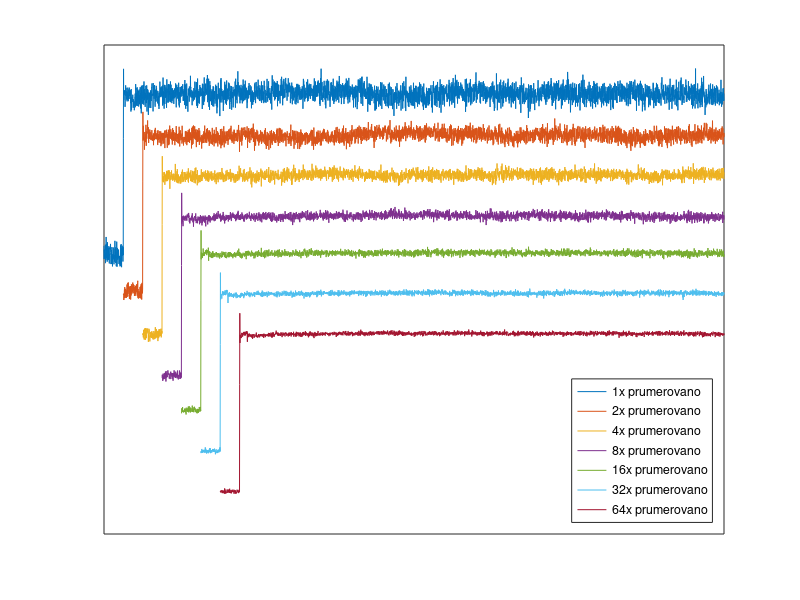
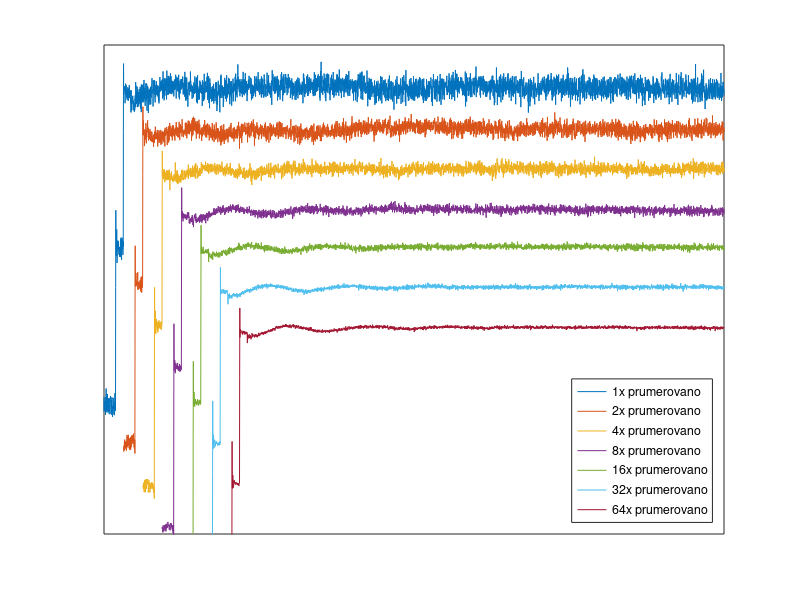
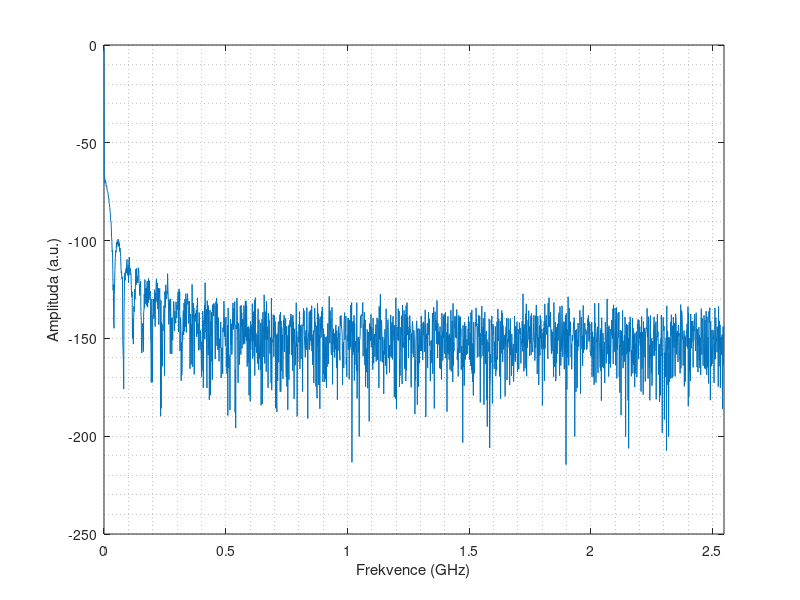
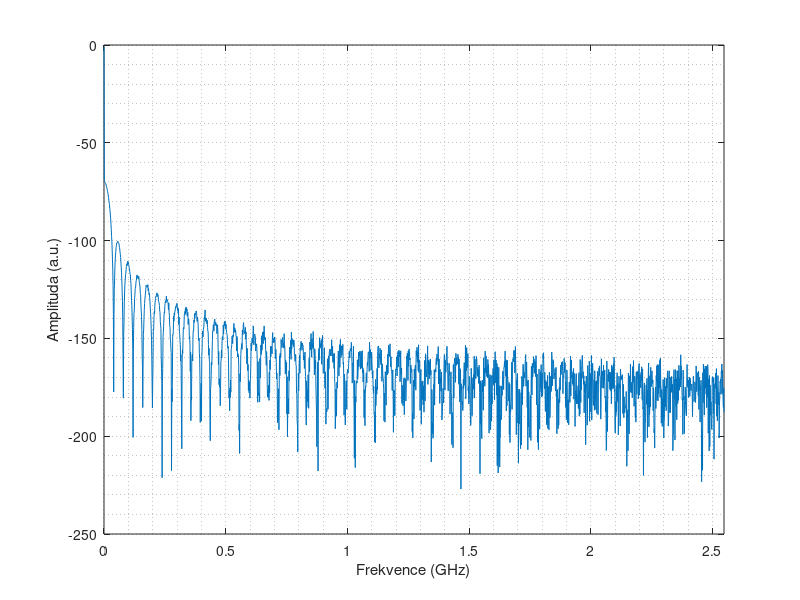

Recreate these plots in MATLAB, in order.
close all; clear all;
open_avg(1)=load('open_avg1.dat','decoded_data');
open_avg(2)=load('open_avg2.dat','decoded_data');
open_avg(3)=load('open_avg4.dat','decoded_data');
open_avg(4)=load('open_avg8.dat','decoded_data');
open_avg(5)=load('open_avg16.dat','decoded_data');
open_avg(6)=load('open_avg32.dat','decoded_data');
open_avg(7)=load('open_avg64.dat','decoded_data');

load_avg(1)=load('load_avg1.dat','decoded_data');
load_avg(2)=load('load_avg2.dat','decoded_data');
load_avg(3)=load('load_avg4.dat','decoded_data');
load_avg(4)=load('load_avg8.dat','decoded_data');
load_avg(5)=load('load_avg16.dat','decoded_data');
load_avg(6)=load('load_avg32.dat','decoded_data');
load_avg(7)=load('load_avg64.dat','decoded_data');

time=1E12*(46*128/(24*25000000))*(1/(1+24*50000/24))*(0:4095);

open_avg_bkp=open_avg;

for i=1:7
  open_avg(i).decoded_data=open_avg(i).decoded_data-load_avg(7).decoded_data;
endfor
  
figure(1);
plot(time,open_avg(1).decoded_data-0.25*1);
hold on;
plot(time(1+128*1:end),open_avg(2).decoded_data(1:end-128*1)-0.25*2);
plot(time(1+128*2:end),open_avg(3).decoded_data(1:end-128*2)-0.25*3);
plot(time(1+128*3:end),open_avg(4).decoded_data(1:end-128*3)-0.25*4);
plot(time(1+128*4:end),open_avg(5).decoded_data(1:end-128*4)-0.25*5);
plot(time(1+128*5:end),open_avg(6).decoded_data(1:end-128*5)-0.25*6);
plot(time(1+128*6:end),open_avg(7).decoded_data(1:end-128*6)-0.25*7);

xlim([time(1) time(end)]);
xticks([]);
yticks([]);
legend({"1x prumerovano","2x prumerovano","4x prumerovano","8x prumerovano","16x prumerovano","32x prumerovano","64x prumerovano"},"location","southeast");

saveas(gca, '/home/msboss/Documents/diplomova_prace/LaTeX/images/noise_cal_comparison.eps','epsc');

figure();
plot(time,open_avg_bkp(1).decoded_data-0.25*1);
hold on;
plot(time(1+128*1:end),open_avg_bkp(2).decoded_data(1:end-128*1)-0.25*2);
plot(time(1+128*2:end),open_avg_bkp(3).decoded_data(1:end-128*2)-0.25*3);
plot(time(1+128*3:end),open_avg_bkp(4).decoded_data(1:end-128*3)-0.25*4);
plot(time(1+128*4:end),open_avg_bkp(5).decoded_data(1:end-128*4)-0.25*5);
plot(time(1+128*5:end),open_avg_bkp(6).decoded_data(1:end-128*5)-0.25*6);
plot(time(1+128*6:end),open_avg_bkp(7).decoded_data(1:end-128*6)-0.25*7);

xlim([time(1) time(end)]);
xticks([]);
yticks([]);
ylim([-1.75 1.25]);
legend({"1x prumerovano","2x prumerovano","4x prumerovano","8x prumerovano","16x prumerovano","32x prumerovano","64x prumerovano"},"location","southeast");

saveas(gca, '/home/msboss/Documents/diplomova_prace/LaTeX/images/noise_raw_comparison.eps','epsc');

open_spectrum=[fft(open_avg(1).decoded_data);fft(open_avg(2).decoded_data);fft(open_avg(3).decoded_data);fft(open_avg(4).decoded_data);fft(open_avg(5).decoded_data);fft(open_avg(6).decoded_data);fft(open_avg(7).decoded_data)];
open_spectrum=20*log(abs(open_spectrum/4096));
open_spectrum=open_spectrum(:,1:2049);

Fs=1/((time(2)-time(1))*1E-12);
f=Fs*(0:2048)/4096/1E9;

figure();
plot(f, open_spectrum(1,:));
xlim([f(1) f(end)]);
hold on;
grid off;
grid minor on;
xlabel("Frekvence (GHz)");
ylabel("Amplituda (a.u.)");
saveas(gca, '/home/msboss/Documents/diplomova_prace/LaTeX/images/noise_cal_avg1.eps','epsc');

while(0)
    figure();
    plot(f, open_spectrum(2,:));
    xlim([f(1) f(end)]);
    hold on;
    grid off;
    grid minor on;
    xlabel("Frekvence (GHz)");
    ylabel("Amplituda (a.u.)");

    figure();
    plot(f, open_spectrum(3,:));
    xlim([f(1) f(end)]);
    hold on;
    grid off;
    grid minor on;
    xlabel("Frekvence (GHz)");
    ylabel("Amplituda (a.u.)");

    figure();
    plot(f, open_spectrum(4,:));
    xlim([f(1) f(end)]);
    hold on;
    grid off;
    grid minor on;
    xlabel("Frekvence (GHz)");
    ylabel("Amplituda (a.u.)");

    figure();
    plot(f, open_spectrum(5,:));
    xlim([f(1) f(end)]);
    hold on;
    grid off;
    grid minor on;
    xlabel("Frekvence (GHz)");
    ylabel("Amplituda (a.u.)");

    figure();
    plot(f, open_spectrum(6,:));
    xlim([f(1) f(end)]);
    hold on;
    grid off;
    grid minor on;
    xlabel("Frekvence (GHz)");
    ylabel("Amplituda (a.u.)");
endwhile;

figure();
plot(f, open_spectrum(7,:));
xlim([f(1) f(end)]);
hold on;
grid off;
grid minor on;
xlabel("Frekvence (GHz)");
ylabel("Amplituda (a.u.)");
saveas(gca, '/home/msboss/Documents/diplomova_prace/LaTeX/images/noise_cal_avg64.eps','epsc');

open_raw_spectrum=[fft(open_avg_bkp(1).decoded_data);fft(open_avg_bkp(7).decoded_data)];
open_raw_spectrum=20*log(abs(open_raw_spectrum/4096));
open_raw_spectrum=open_raw_spectrum(:,1:2049);

figure();
plot(f, open_raw_spectrum(1,:));
xlim([f(1) f(end)]);
hold on;
grid off;
grid minor on;
xlabel("Frekvence (GHz)");
ylabel("Amplituda (a.u.)");
saveas(gca, '/home/msboss/Documents/diplomova_prace/LaTeX/images/noise_raw_avg1.eps','epsc');

figure();
plot(f, open_raw_spectrum(2,:));
xlim([f(1) f(end)]);
hold on;
grid off;
grid minor on;
xlabel("Frekvence (GHz)");
ylabel("Amplituda (a.u.)");
saveas(gca, '/home/msboss/Documents/diplomova_prace/LaTeX/images/noise_raw_avg64.eps','epsc');
